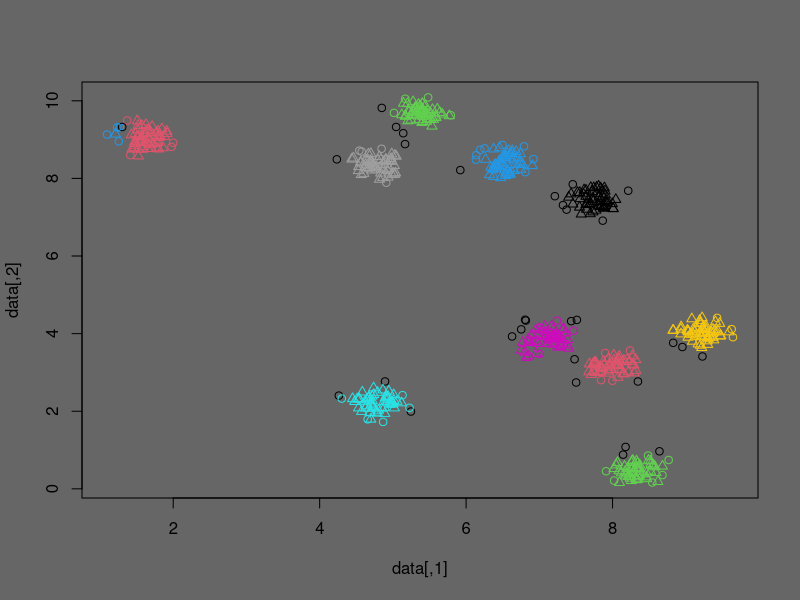

Write the R code that produced this figure.
library(fpc)


### Name: dbscan
### Title: DBSCAN density reachability and connectivity clustering
### Aliases: dbscan print.dbscan plot.dbscan predict.dbscan
### Keywords: multivariate cluster

### ** Examples

  set.seed(665544)
  n <- 600
  x <- cbind(runif(10, 0, 10)+rnorm(n, sd=0.2), runif(10, 0, 10)+rnorm(n,
    sd=0.2))
  par(bg="grey40")
  ds <- dbscan(x, 0.2)
# run with showplot=1 to see how dbscan works.
  ds
  plot(ds, x)

  x2 <- matrix(0,nrow=4,ncol=2)
  x2[1,] <- c(5,2)
  x2[2,] <- c(8,3)
  x2[3,] <- c(4,4)
  x2[4,] <- c(9,9)
  predict(ds, x, x2)

  n <- 600
  x <- cbind((1:3)+rnorm(n, sd=0.2), (1:3)+rnorm(n, sd=0.2))

# Not run, but results from my machine are 0.105 - 0.068 - 0.255:
#  system.time(ds <- dbscan(x, 0.3, countmode=NULL, method="raw"))[3] 
#  system.time(dsb <- dbscan(x, 0.3, countmode=NULL, method="hybrid"))[3]
#  system.time(dsc <- dbscan(dist(x), 0.3, countmode=NULL,
#    method="dist"))[3]
